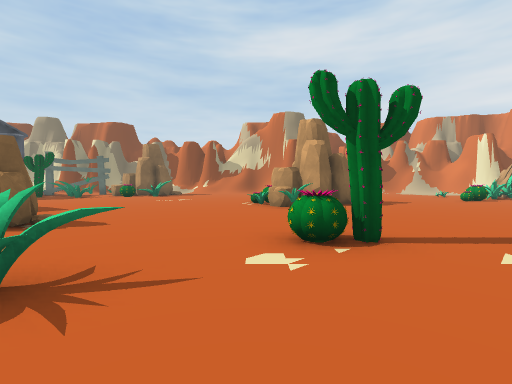
[1] (above)

22 first-person views from a walk through a Unity game level. The camera is 1.5 m above the floor, tilts 2° down and sees 85° across. The floor is counted in squares, 2 m on a side. Each view is taken from the middle of a square. On the plan, view 1 faces up. The plan holds only what a view shows up to about 10 squares ahead; the rest is blank. The place goes on beyond the plan. The player character is not drawn. Some surface patterns are stand-ins.

[2]
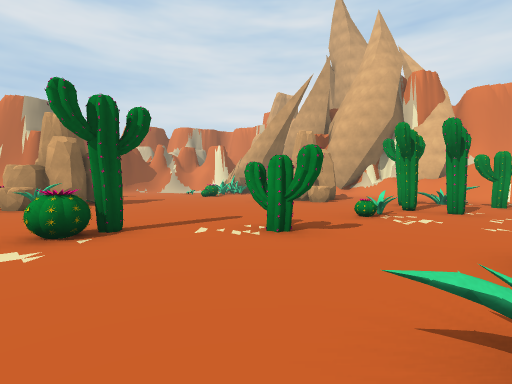

[3]
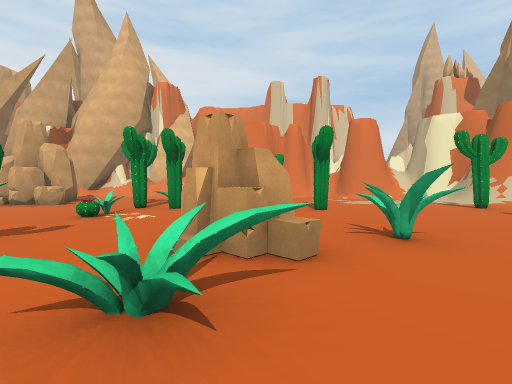

[4]
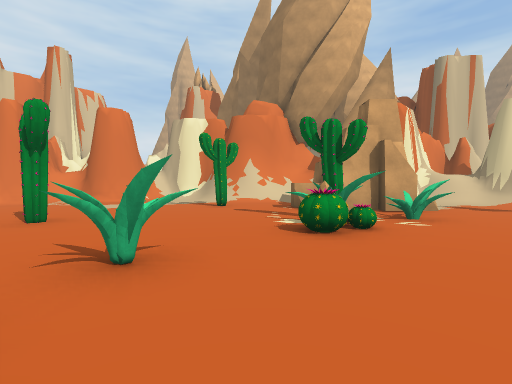

[5]
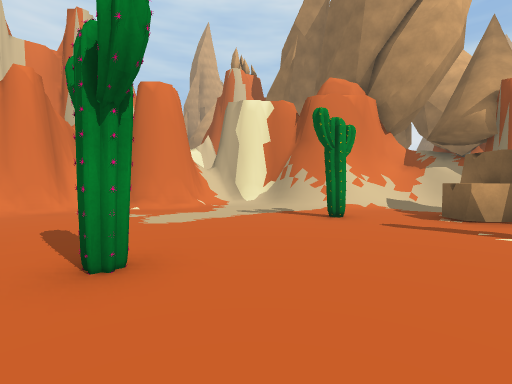

[6]
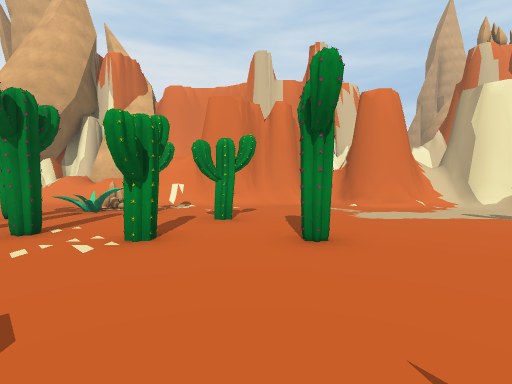

[7]
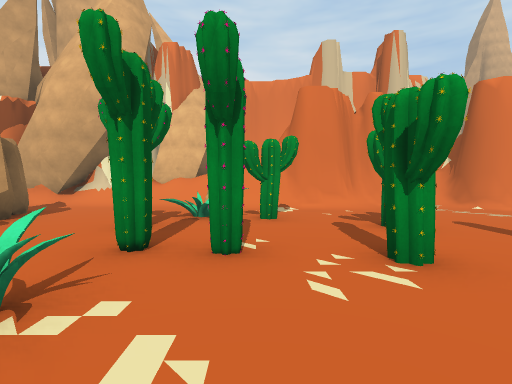

[8]
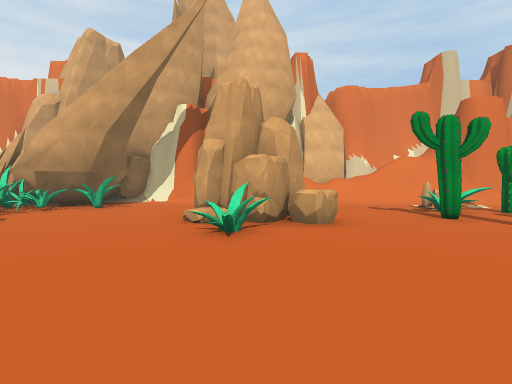

[9]
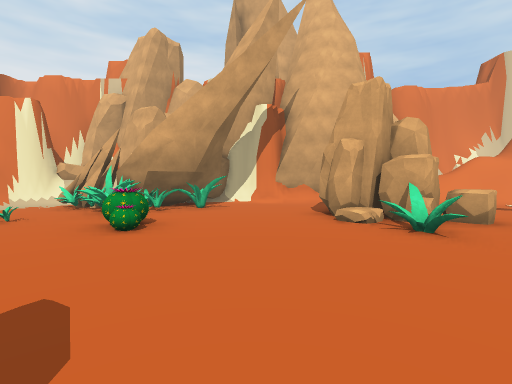

[10]
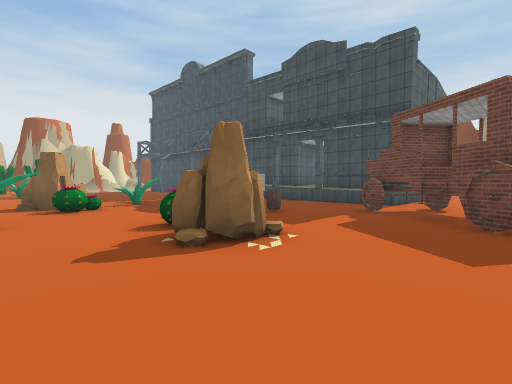

[11]
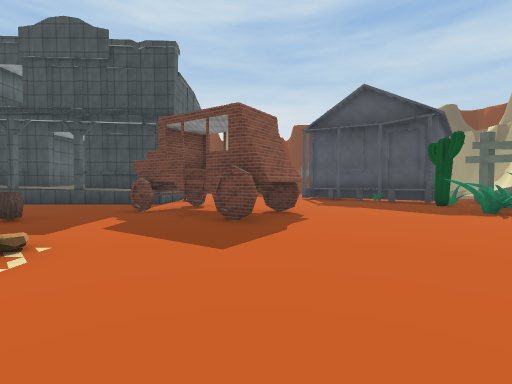

[12]
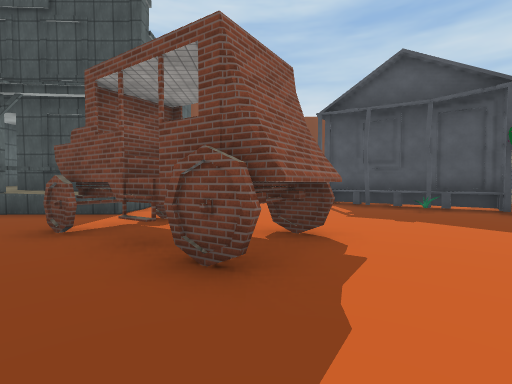

[13]
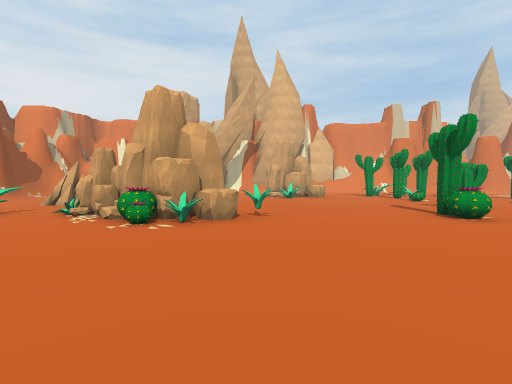

[14]
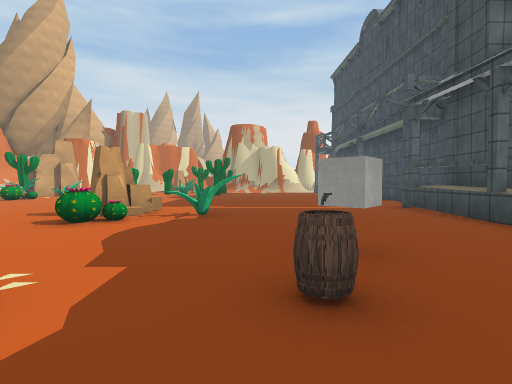

[15]
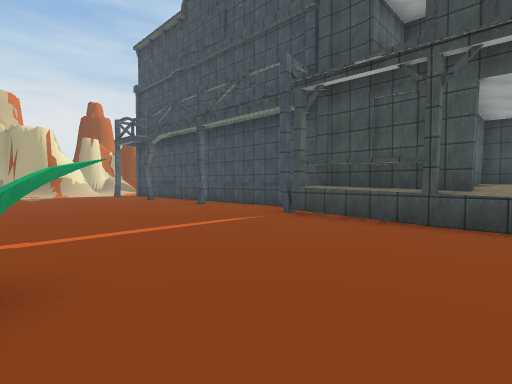

[16]
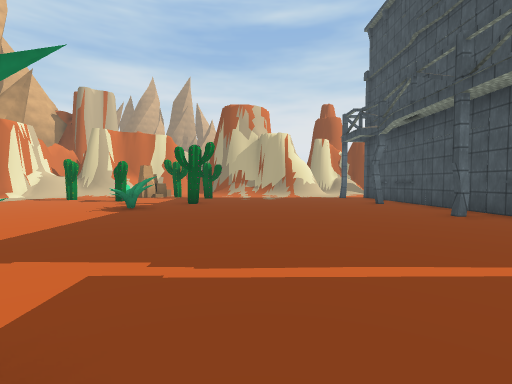

[17]
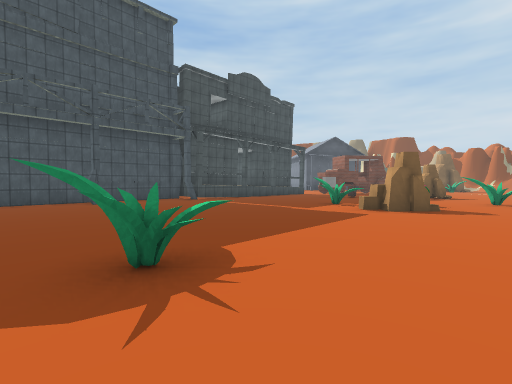

[18]
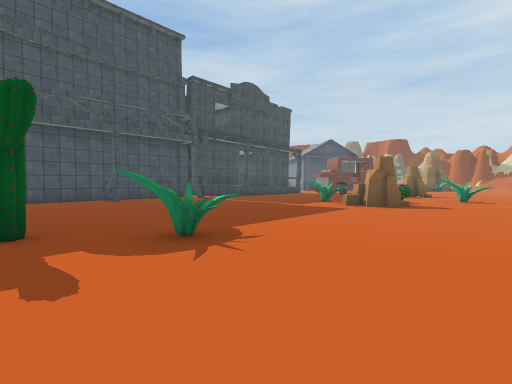

[19]
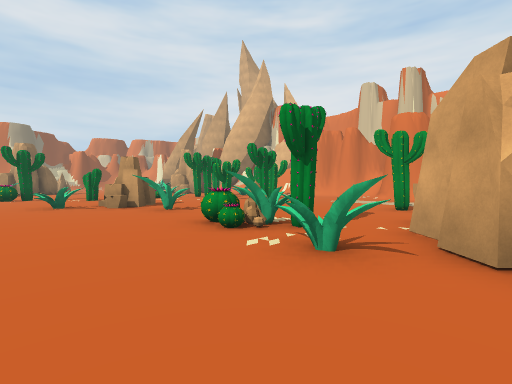

[20]
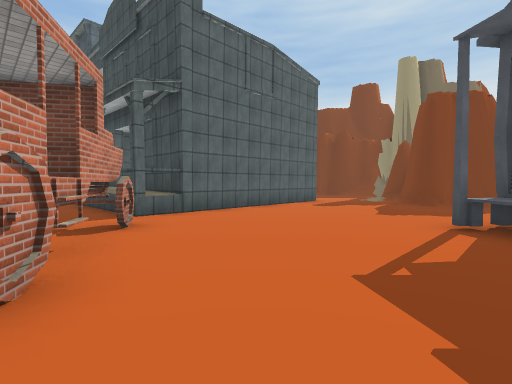

[21]
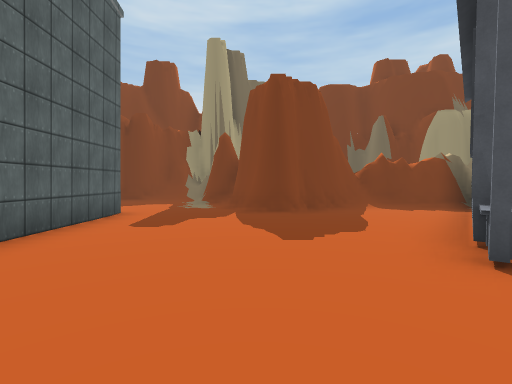

[22]
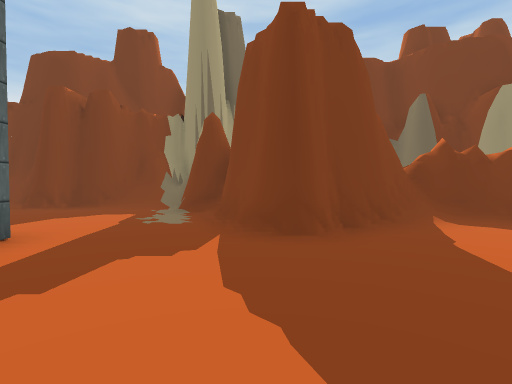

### Floor plan
Key: @ floor where view 1 was taken; # wall or solid block; . floor; / step, stairs or slope; = window, fence, low wall or low ledge; ^ raised ledge; C cactus; R rock; T thing the floor can be seen under or through; B barrel; U cube; H house; O other object.
Columns run from 24 left of view 1 to 14 right of it. Each row starts with its distance up from view 1.
 14    ##     ##HC. O        OO.RR   O..RR
 13    #/.   ##H...O..      ...     ...OO
 12    #/..  #HHO......    ..RR    ...OO##
 11    #/... HH.........  ...RR   ..CC..O##
 10    ##....H..............CCRR .......O./
  9     ##.........#........RRR...........#
  8    ###.........##........R............#
  7   ##..........T##................ORR../
  6 ###..........TTT................ORRRR.#
  5 #/.............T...RR............R.R../
  4 #/....######^...... .....C............/
  3 #/...      #^....OB.................../
  2 ##.        ##...U.....OO...C..C...C...=
  1 #/        ^^^..................OC..OR/#
  0       #^^^^^^.......C...@.......C..C.//
 -1            #^.....OOC.....OR....C....##
 -2            #^.....O.RR...OORR.....C..##
 -3            #^......................../#
 -4            #...............OO...C.....#
 -5            #..........................#
 -6            #.........................##
 -7            #...............CR......./#
 -8            #.........O......C......./#
 -9            #........OO.....O....C.../#
-10            #..............OO.RR../####
-11            #.......C.......RRRR./##

Positions as (right, up) in squares from view 1, and headings:
1: (0, 0), facing up
2: (0, -1), facing up-right
3: (0, -2), facing right
4: (1, -3), facing down-right
5: (5, -3), facing down-right
6: (4, -3), facing right
7: (5, 0), facing right
8: (4, 6), facing right
9: (4, 9), facing right
10: (-2, 8), facing down-left
11: (-2, 8), facing left
12: (-5, 8), facing left
13: (-5, 8), facing right
14: (-7, 5), facing down
15: (-6, 1), facing down-left
16: (-7, -1), facing down
17: (-1, -10), facing up-left
18: (0, -11), facing up-left
19: (0, -11), facing up-right
20: (-9, 11), facing down-left
21: (-12, 8), facing left
22: (-15, 8), facing left
